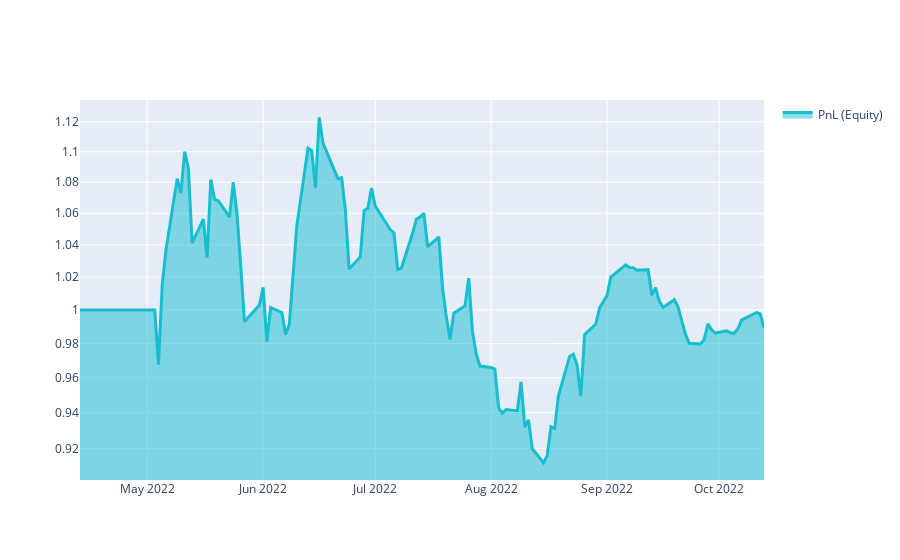

The notebook cell this image was saved under:
### Markdown cell above
# Q18 Quick Start

This template shows you the basic steps for taking part to the **Q18 NASDAQ-100 Stock Long-Short contest**.

### Code cell
import xarray as xr
import pandas as pd
import qnt.ta as qnta
import qnt.data as qndata
import qnt.output as qnout
import qnt.stats as qns

data = qndata.stocks.load_ndx_data(min_date="2022-04-13")

close     = data.sel(field="close")
is_liquid = data.sel(field="is_liquid")
sma_slow  = qnta.sma(close, 100)
sma_fast  = qnta.sma(close, 40)
weights   = xr.where(sma_slow < sma_fast, 1, -1)
weights   = weights * is_liquid

weights = qnout.clean(weights, data, "stocks_nasdaq100")

# calc stats
stats = qns.calc_stat(data, weights.sel(time=slice("2022-04-13", None)))
display(stats.to_pandas().tail())

# graph
performance = stats.to_pandas()["equity"]
import qnt.graph as qngraph

qngraph.make_plot_filled(performance.index, performance, name="PnL (Equity)", type="log")
